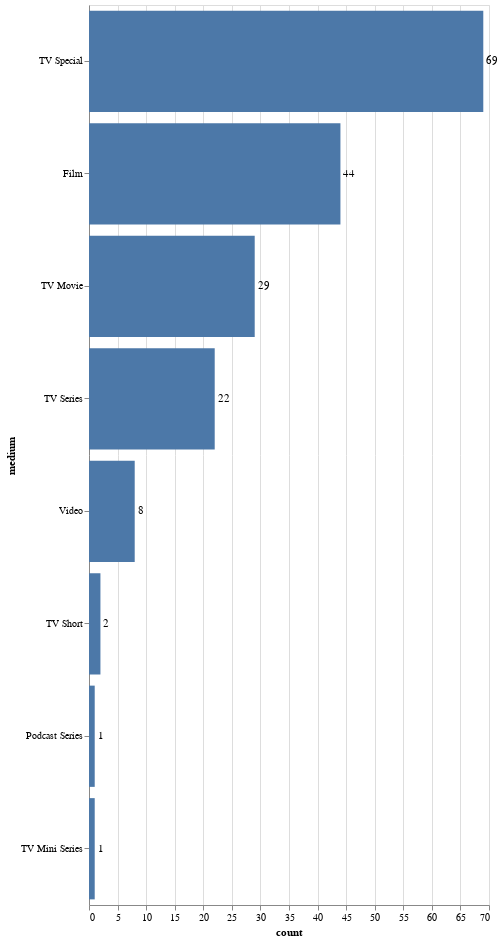

Notebook source saved alongside this figure:
### Code cell
# Bar Chart of Definitive SNL Media Types (that aren't directly associated with SNL)
media_count = definitive_snl.copy()
media_count['medium'] = media_count['medium'].apply(eval)
for idx, row in media_count.iterrows():
    media_count.at[idx, 'medium'] = "|".join(map(str,row.medium))

media_count.head()
media_unique = tidy_split(media_count, "medium", sep='|', keep=False)
media_unique = media_unique.groupby(['medium']).size().reset_index(name="count")
media_unique.sort_values(by='count', ascending=False, inplace=True)
media_unique

bars = alt.Chart(media_unique).mark_bar().encode(x='count',y=alt.Y('medium',sort='-x'))
text = bars.mark_text(
    align='left',
    baseline='middle',
    dx=3  # Nudges text to right so it doesn't appear on top of the bar
).encode(
    text='count:Q'
)

(bars + text).properties(height=900)

### Figure 1 — Vega-Lite specification as saved in the notebook (floating-point values rounded to 4 significant figures)
{"config": {"view": {"continuousWidth": 400, "continuousHeight": 300}}, "layer": [{"mark": "bar", "encoding": {"x": {"field": "count", "type": "quantitative"}, "y": {"field": "medium", "sort": "-x", "type": "nominal"}}}, {"mark": {"type": "text", "align": "left", "baseline": "middle", "dx": 3}, "encoding": {"text": {"field": "count", "type": "quantitative"}, "x": {"field": "count", "type": "quantitative"}, "y": {"field": "medium", "sort": "-x", "type": "nominal"}}}], "data": {"name": "data-a9bda7a3ea128842982f3bddea84fe8c"}, "height": 900, "$schema": "https://vega.github.io/schema/vega-lite/v4.17.0.json", "datasets": {"data-a9bda7a3ea128842982f3bddea84fe8c": [{"medium": "TV Special", "count": 69}, {"medium": "Film", "count": 44}, {"medium": "TV Movie", "count": 29}, {"medium": "TV Series", "count": 22}, {"medium": "Video", "count": 8}, {"medium": "TV Short", "count": 2}, {"medium": "Podcast Series", "count": 1}, {"medium": "TV Mini Series", "count": 1}]}}
